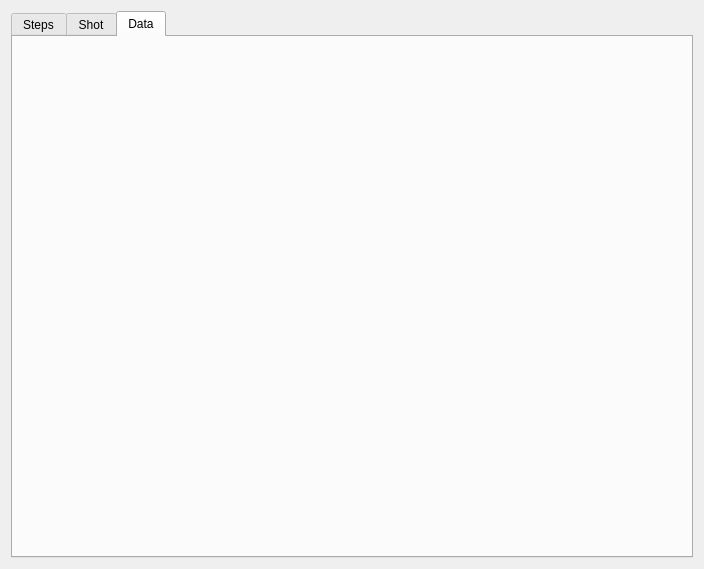
<?xml version="1.0" encoding="UTF-8"?>
<ui version="4.0">
 <class>Form</class>
 <widget class="QWidget" name="Form">
  <property name="geometry">
   <rect>
    <x>0</x>
    <y>0</y>
    <width>704</width>
    <height>569</height>
   </rect>
  </property>
  <property name="windowTitle">
   <string>Form</string>
  </property>
  <layout class="QVBoxLayout" name="verticalLayout">
   <item>
    <widget class="QTabWidget" name="tabWidget">
     <property name="currentIndex">
      <number>2</number>
     </property>
     <widget class="QWidget" name="steps_tab">
      <attribute name="title">
       <string>Steps</string>
      </attribute>
     </widget>
     <widget class="QWidget" name="shot_tab">
      <attribute name="title">
       <string>Shot</string>
      </attribute>
     </widget>
     <widget class="QWidget" name="data_tab">
      <attribute name="title">
       <string>Data</string>
      </attribute>
     </widget>
    </widget>
   </item>
  </layout>
 </widget>
 <resources/>
 <connections/>
</ui>
